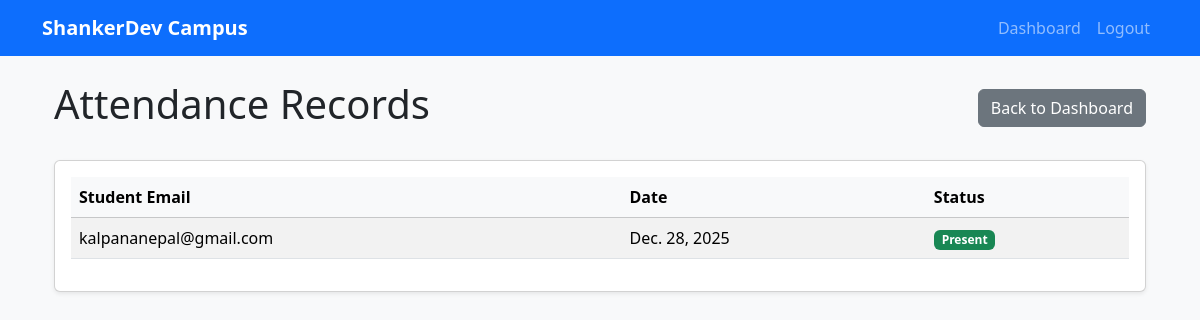
/campus/student/attendance/ (signed in), run on an earlier commit of the app's database.
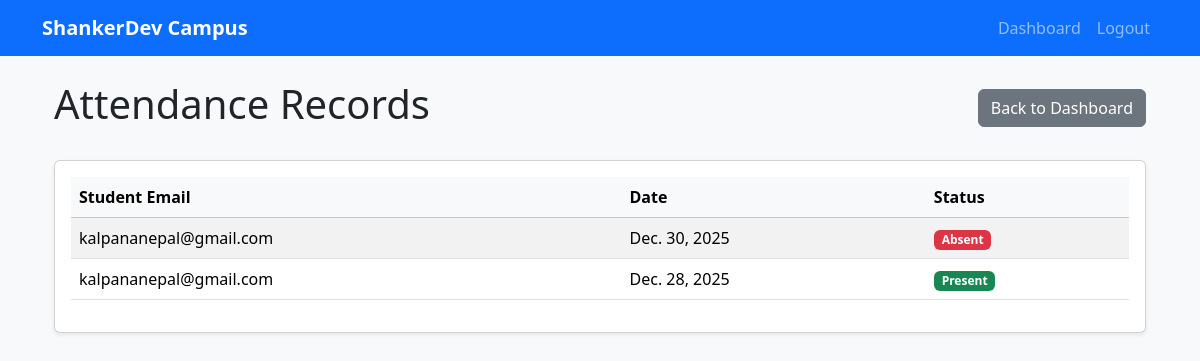
And on a later commit of the database.
### campus/models.py (models this page shows, shortened)
class Attendance(models.Model):
    student = models.ForeignKey(settings.AUTH_USER_MODEL, related_name='student_attendance', limit_choices_to={'role': 'student'}, on_delete=models.CASCADE)
    teacher = models.ForeignKey(settings.AUTH_USER_MODEL, related_name='teacher_attendance', limit_choices_to={'role': 'teacher'}, on_delete=models.CASCADE, null=True, blank=True)
    date = models.DateField(auto_now_add=True)
    present = models.BooleanField(default=True)

### users/models.py (models this page shows, shortened)
class CustomUser(AbstractUser):
    ROLE_CHOICES = (
        ('student', 'Student'),
        ('teacher', 'Teacher'),
        ('admin', 'Admin'),
    )
    email = models.EmailField(unique=True)
    phone_number = models.CharField(max_length=15, blank=True, null=True, unique=True)
    role = models.CharField(max_length=20, choices=ROLE_CHOICES, default='student')
    is_approved = models.BooleanField(default=False, help_text="Designates whether this user has been approved by an admin.")
    USERNAME_FIELD = 'email'
    REQUIRED_FIELDS = []
    objects = CustomUserManager()

### campus/views.py (the view)
# urls.py: path('student/attendance/', view_my_attendance, name='view_my_attendance'),
@login_required
@student_required
def view_my_attendance(request):
    attendance_records = Attendance.objects.filter(student=request.user).order_by('-date')
    return render(request, 'campus/view_attendance.html', {'attendance_records': attendance_records})

### campus/views.py (called while the page is built)
def student_required(function):
    return user_passes_test(lambda u: u.role == 'student' and u.is_authenticated)(function)

### myproject/context_processors.py (called while the page is built)
def college_context(request):  # Adjust name to match your setup
    return {
        'college_info': CollegeInfo.objects.first(),
        'events': Event.objects.all(),
    }

### campus/templates/campus/view_attendance.html (shortened to what this page needs)
{% extends 'base.html' %}
{% load static %}
{% block content %}
<div class="container mt-4">
    <div class="d-flex justify-content-between align-items-center mb-4">
        <h1>Attendance Records</h1>
        {% if request.user.role == 'student' %}
        <a href="{% url 'student_dashboard' %}" class="btn btn-secondary">Back to Dashboard</a>
        {% elif request.user.role == 'teacher' %}
        <a href="{% url 'teacher_dashboard' %}" class="btn btn-secondary">Back to Dashboard</a>
        {% else %}
        <a href="{% url 'admin_dashboard' %}" class="btn btn-secondary">Back to Dashboard</a>
        {% endif %}
    </div>
    <div class="card shadow-sm">
        <div class="card-body">
            {% if attendance_records %}
            <div class="table-responsive">
                <table class="table table-striped table-hover">
                    <thead class="table-light">
                        <tr>
                            <th>Student Email</th>
                            <th>Date</th>
                            <th>Status</th>
                        </tr>
                    </thead>
                    <tbody>
                        {% for record in attendance_records %}
                        <tr>
                            <td>{{ record.student.email }}</td>
                            <td>{{ record.date }}</td>
                            <td>
                                {% if record.present %}
                                <span class="badge bg-success">Present</span>
                                {% else %}
                                <span class="badge bg-danger">Absent</span>
                                {% endif %}
                            </td>
                        </tr>
                        {% endfor %}
                    </tbody>
                </table>
            </div>
            {% else %}
            <div class="alert alert-info mb-0">
                No attendance records found for the selected criteria.
            </div>
            {% endif %}
        </div>
    </div>
</div>
{% endblock %}

What changed in the data, as far as the page shows it:
added Attendance: student.email "kalpananepal@gmail.com", date "Dec. 30, 2025", present "Absent"
